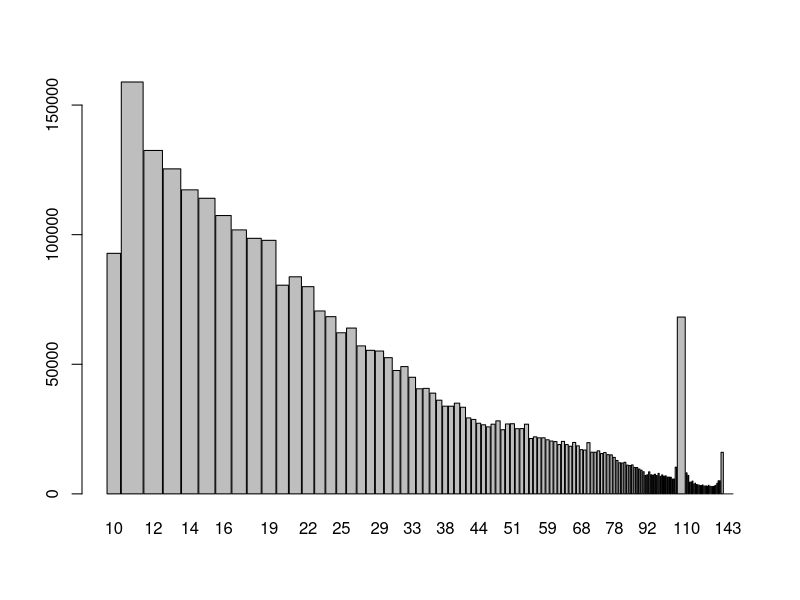
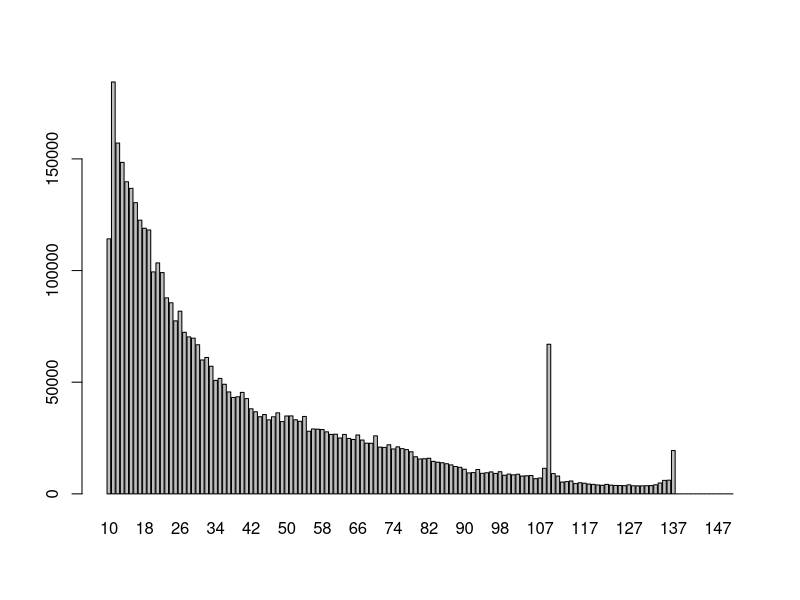
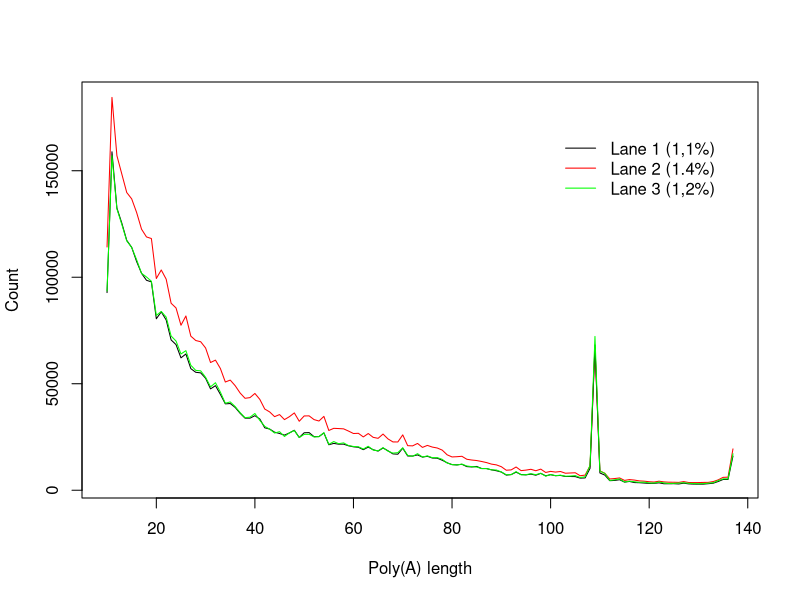

The R source for these figures, in order: (Note: this script raises an error after producing the figures.)

lane1.polya <- c(0, 0, 0, 0, 0, 0, 0, 0, 0, 92796, 158899, 132491, 125381, 117301, 114039, 107387, 101842, 98581, 97809, 80509, 83743, 79940, 70571, 68361, 62152, 63974, 57086, 55372, 55113, 52546, 47596, 49098, 44995, 40556, 40702, 38861, 36140, 33841, 33834, 35002, 33430, 29314, 28721, 27251, 26649, 25869, 26895, 28167, 24755, 26977, 27062, 25147, 25185, 26888, 21355, 21990, 21620, 21638, 20873, 20389, 20175, 19038, 20263, 19010, 18383, 19843, 18536, 17061, 16911, 19757, 16074, 16054, 16591, 15559, 15944, 15124, 15050, 14080, 12896, 12009, 11901, 12178, 11099, 10936, 11172, 10190, 10175, 9590, 9154, 8549, 7109, 7351, 8496, 7371, 7215, 7574, 7059, 7918, 6754, 7308, 6820, 6961, 6454, 6455, 6405, 5688, 5771, 10295, 68209, 8107, 7118, 4488, 4607, 4941, 3813, 4125, 3603, 3531, 3368, 3210, 3245, 3471, 3032, 3035, 3075, 2941, 3319, 2986, 2887, 2856, 2871, 3069, 3305, 4102, 5053, 5066, 16034, 0, 0, 0, 0, 0, 0, 0, 0, 0, 0, 0, 0, 0)
lane2.polya <- c(0, 0, 0, 0, 0, 0, 0, 0, 0, 114204, 184431, 157099, 148433, 139758, 136801, 130415, 122567, 118932, 118173, 99404, 103411, 99091, 87789, 85575, 77465, 81807, 72341, 70297, 69723, 66776, 59962, 61088, 57140, 50811, 51716, 49075, 45655, 43168, 43485, 45438, 42657, 38116, 36762, 34547, 35526, 33161, 34536, 36297, 32381, 34878, 34920, 33166, 32497, 34677, 28053, 29064, 28958, 28822, 27771, 26633, 26728, 25028, 26623, 24832, 24373, 26374, 24101, 22687, 22658, 25998, 20924, 20830, 21974, 20115, 21049, 20267, 19830, 18847, 16642, 15634, 15748, 15939, 14543, 14185, 13941, 13502, 12984, 12267, 11906, 11057, 9397, 9549, 10913, 9211, 9450, 9834, 9151, 9913, 8343, 8857, 8526, 8803, 7985, 8099, 8209, 6812, 7103, 11453, 66989, 9098, 7974, 5285, 5491, 5776, 4618, 5003, 4770, 4389, 4257, 3990, 3849, 4250, 3910, 3773, 3758, 3683, 4058, 3633, 3589, 3606, 3669, 3702, 4079, 4869, 6046, 6145, 19403, 0, 0, 0, 0, 0, 0, 0, 0, 0, 0, 0, 0, 0) 
lane3.palya <- c(0, 0, 0, 0, 0, 0, 0, 0, 0, 93548, 157080, 132099, 124772, 117042, 113999, 108233, 101820, 100133, 98124, 82056, 83950, 81293, 72413, 70046, 63979, 65537, 58665, 56277, 56057, 53025, 48546, 50480, 46040, 40844, 41463, 39285, 36441, 34060, 34311, 36033, 32780, 29992, 28651, 26850, 27501, 25239, 26935, 28046, 24732, 26218, 26260, 25021, 25181, 27011, 21567, 22854, 21838, 22246, 20958, 20549, 20409, 19357, 20650, 18875, 18510, 19997, 18341, 17433, 17649, 19922, 16366, 15928, 17180, 15587, 16131, 15269, 15325, 14523, 12791, 12071, 11847, 12278, 11374, 11086, 10887, 10174, 10167, 9561, 9497, 8593, 7284, 7325, 8744, 7243, 7287, 7789, 7295, 7986, 6611, 7364, 6839, 7073, 6583, 6671, 6869, 5980, 6315, 11628, 72213, 8975, 7884, 4605, 4884, 5325, 3871, 4261, 3977, 3713, 3814, 3421, 3375, 3848, 3433, 3175, 3230, 3352, 3524, 3272, 3141, 3024, 3118, 3316, 3539, 4500, 5334, 5331, 17127, 0, 0, 0, 0, 0, 0, 0, 0, 0, 0, 0, 0, 0)

barplot(lane1.polya[10:150], lane2.polya[10:150], names.arg = 10:150)
barplot(lane2.polya[10:150], names.arg = 10:150)
plot(10:137, lane2.polya[10:137], type="l", cex=0.6, col="red", xlab="Poly(A) length", ylab = "Count")
lines(10:137, lane1.polya[10:137], pch=16, col="black", cex=0.6)
lines(10:137, lane3.palya[10:137], pch=16, col="green", cex=0.6)
legend(100,17e4, c("Lane 1 (1,1%)","Lane 2 (1.4%)", "Lane 3 (1,2%)"), lty=c(1,1), col=c("black","red", "green"),bty = "n") 

dfr <- data.frame(
  V1 = lane1.polya,
  V2 = lane2.polya,
  row.names = 1:150
)

dfr$category <- row.names(dfr)
mdfr <- melt(dfr, id.vars = "category")

library(ggplot2)
library(reshape2)
library(scales)
(p <- ggplot(mdfr, aes(category, value, fill = variable)) +
  geom_bar(stat = "identity")
)

x = c(9:150)
y = c(poly.a.sizes[9:150])
df <- data.frame(x,y)
library(ggplot2)
ggplot(df, aes(x, y, fill = as.factor(x))) + geom_bar(stat = "identity")
